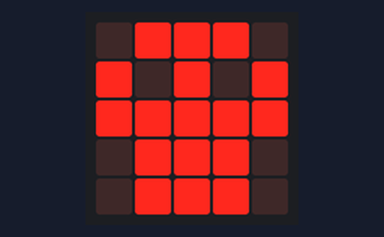
Bench run of a program on a simulated BBC micro:bit running MicroPython. On the bench: the board's 5×5 LED display. At 4.0 s the program stops and its outputs stay as they are.

Above: at 0.1 s.
At 0.6 s:
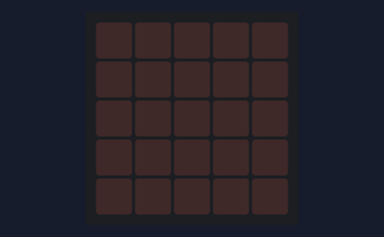

The program:

while_loop1.py
```python
# While-Loop 1
#
# s.case 10/26/20
#
#

# Bring in the libraries that you need
from microbit import *


i = 1
while i < 5:                    # execute loop 5 times?
    display.show(Image.SKULL)
    sleep(500)
    display.clear()
    sleep(500)
    i = i + 1
```

Measured:
- what the display in image 1 shows lasts 0.5 s, from 0.5 s to 1.0 s
